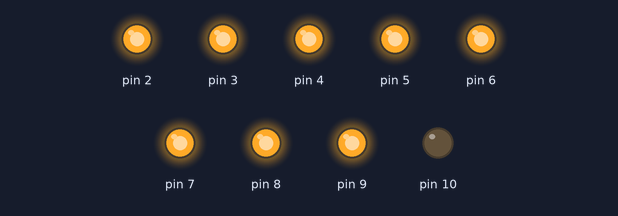
Bench run of a sketch on a simulated Arduino Uno, built with avr-gcc and run on an emulated ATmega328P. Shown: output pins drawn as LEDs (lit = HIGH).

Above: at 1.0 s.
At 2.2 s:
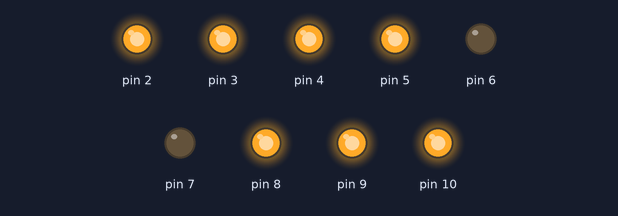
At 3.0 s:
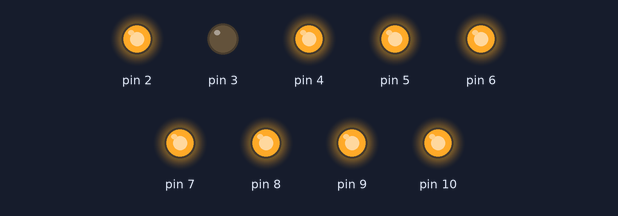
Timing chart, 0 to 4.0 s (numbered marks = the images above):
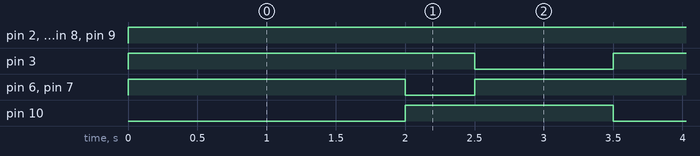

Measured:
- by itself, pin 2, pin 4, pin 5, pin 8, pin 9: LOW → HIGH at 0.00 s
- by itself, pin 3: alternates HIGH for 2.5 s and LOW for 1.0 s
- by itself, pin 6, pin 7: repeats every 3.5 s: LOW 0.50 s, HIGH 3.0 s
- by itself, pin 10: alternates HIGH for 1.5 s and LOW for 2.0 s

The sketch:

Traffic_lights.ino
```cpp
class LED
{
  public:
    LED(int redChannelPin, int greenChannelPin, int blueChannelPin)
      : _redChannelPin(redChannelPin), _greenChannelPin(greenChannelPin),
        _blueChannelPin(blueChannelPin)
    {}
    void Init()
    {
      pinMode(_redChannelPin, OUTPUT);
      pinMode(_greenChannelPin, OUTPUT);
      pinMode(_blueChannelPin, OUTPUT);
    }

    void LightUp(unsigned red, unsigned green, unsigned blue)
    {
      // Remember the inverting problem.
      analogWrite(_redChannelPin, 255 - red);
      analogWrite(_greenChannelPin, 255 - green);
      analogWrite(_blueChannelPin, 255 - blue);
    }
  private:
    int _redChannelPin;
    int _greenChannelPin;
    int _blueChannelPin;
};

LED redLight(10, 9, 8);
LED yellowLight(7, 6, 5);
LED greenLight(4, 3, 2);

void setup() {
  // put your setup code here, to run once:
  redLight.Init();
  yellowLight.Init();
  greenLight.Init();
}

void loop() {
  // put your main code here, to run repeatedly:
  redLight.LightUp(255, 0, 0);
  yellowLight.LightUp(0, 0, 0);
  greenLight.LightUp(0, 0, 0);
  delay(2000);

  redLight.LightUp(0, 0, 0);
  yellowLight.LightUp(255, 255, 0);
  greenLight.LightUp(0, 0, 0);
  delay(500);

  redLight.LightUp(0, 0, 0);
  yellowLight.LightUp(0, 0, 0);
  greenLight.LightUp(0, 255, 0);
  delay(1000);
}
```
